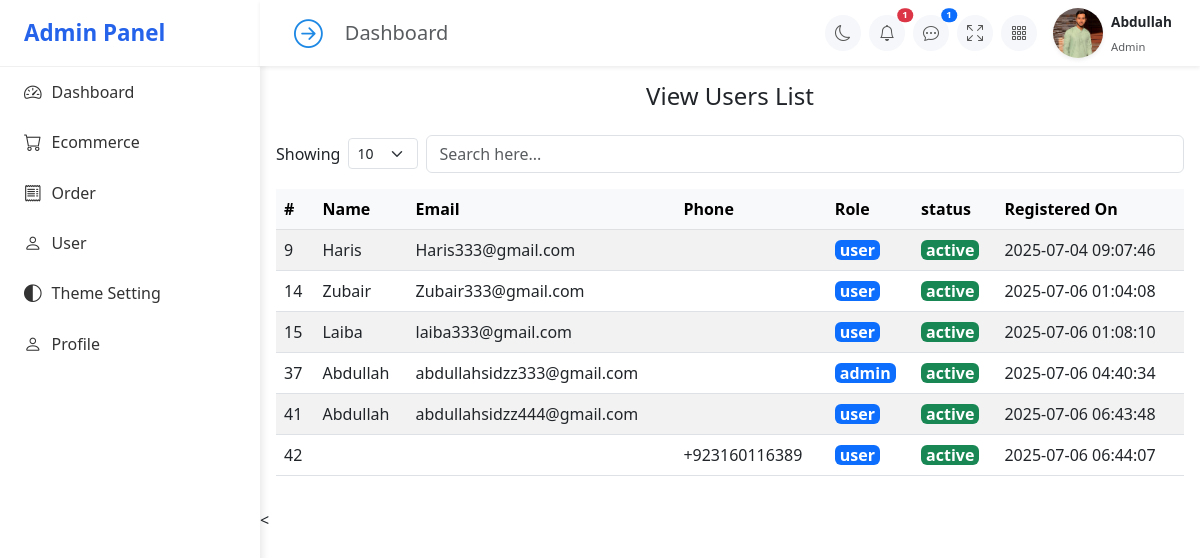
/Server/Admin-Panel/Users.php (signed in), run on an earlier commit of the app's database.
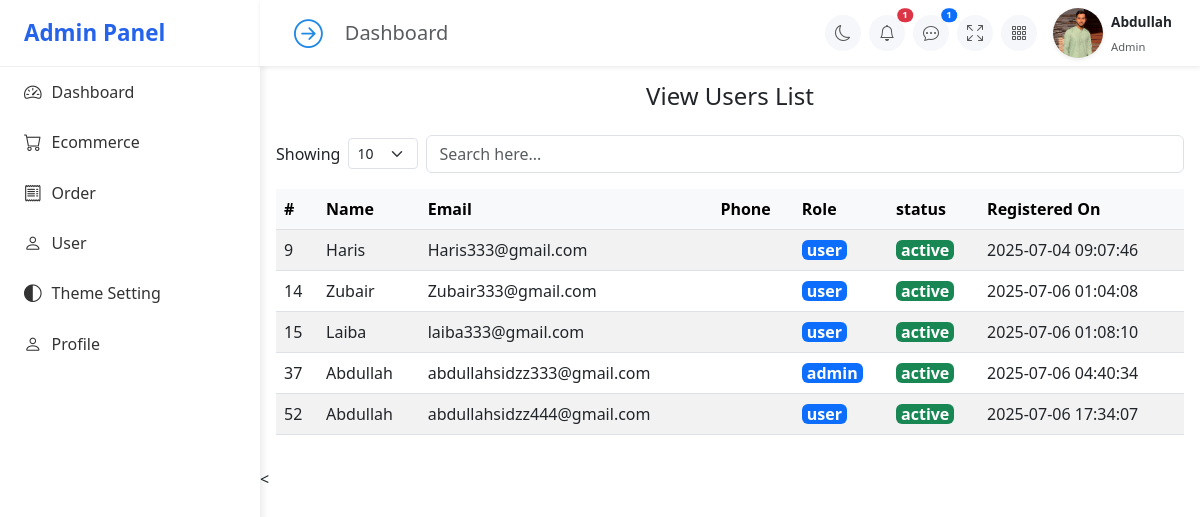
And on a later commit of the database.
### tables this page shows
CREATE TABLE `users` (
  `id` int(11) NOT NULL,
  `name` varchar(100) NOT NULL,
  `email` varchar(100) NOT NULL,
  `password` varchar(255) NOT NULL,
  `phone` varchar(20) DEFAULT NULL,
  `role` enum('user','admin') DEFAULT 'user',
  `status` enum('active','inactive') DEFAULT 'active',
  `created_at` datetime DEFAULT current_timestamp(),
  `updated_at` datetime DEFAULT current_timestamp() ON UPDATE current_timestamp(),
  `user_profile` varchar(255) NOT NULL DEFAULT ''
);

### Server/Admin-Panel/Users.php (the view, shortened to what this page needs)
<?php
include("./Sidebar.php");
?>
<div class="container  p-3">
  <h4 class="mb-4 text-center ">View Users List</h4>
  <div class="d-flex justify-content-between align-items-center mb-3 flex-wrap gap-2 table-control-wrapper">
    <div class="d-flex align-items-center gap-2 flex-wrap">
      <label for="showEntries">Showing</label>
      <select id="showEntries" class="form-select form-select-sm" style="width: 70px;">
        <option selected>10</option>
      </select>
    </div>
    <input type="text" class="form-control w-50 flex-grow-1 " placeholder="Search here..." />
  </div>
  <div class="table-responsive">
    <table class="table table-hover   table-striped align-middle">
      <thead class="table-light">
        <tr>
          <th>#</th>
          <th>Name</th>
          <th>Email</th>
          <th>Phone</th>
          <th>Role</th>
          <th>status</th>
          <th>Registered On</th>
        </tr>
      </thead>
      <tbody>
        <?php
        $sql = "SELECT * from users";
        $result = $conn->query($sql);
        while ($row = $result->fetch_assoc()) {
        ?>
          <tr>
            <td><?= $row['id'] ?></td>
            <td><?= $row['name'] ?></td>
            <td><?= $row['email'] ?></td>
            <td><?= $row['phone'] ?></td>
            <td><span class="badge bg-primary fs-6"><?= $row['role'] ?></span></td>
            <td><span class="badge bg-success fs-6"><?= $row['status'] ?></span></td>
            <td><?= $row['created_at'] ?></td>
          </tr>
        <?php
        }
        ?>
      </tbody>
    </table>
  </div>
</div>
<

### Server/Admin-Panel/Sidebar.php (shortened to what this page needs)
<?php
include("./config/db.php");
if (isset($_SESSION['admin_id'])) {
  $admin_id = $_SESSION['admin_id'] ?? "";
  $sql = "SELECT * FROM users WHERE id = $admin_id  ";
  $result = $conn->query($sql);
  if ($row = $result->fetch_assoc()) {
    $adminName = $row['name'];
  }
}else{
  header("Location: ../Client/login.php");
  exit();
}
?>
<div class="sidebar active " id="sidebar">
  <div class="logo ">Admin Panel</div>
  <div id="sidebarAccordion">
    <ul class="nav flex-column">
      <li class="nav-item">
        <a class="nav-link" href="./Dashbboard.php">
          <i class="bi bi-speedometer2"></i> Dashboard
        </a>
      </li>
      <li class="nav-item">
        <a class="nav-link" data-bs-toggle="collapse" href="#ecommerceMenu" role="button">
          <i class="bi bi-cart"></i> Ecommerce
        </a>
      </li>
      <li class="nav-item">
        <a class="nav-link" data-bs-toggle="collapse" href="#orderMenu" role="button">
          <i class="bi bi-receipt"></i> Order
        </a>
      </li>
      <li class="nav-item">
        <a class="nav-link" data-bs-toggle="collapse" href="#userMenu" role="button">
          <i class="bi bi-person"></i> User
        </a>
      </li>
      <li class="nav-item">
        <a class="nav-link" data-bs-toggle="collapse" href="#theme" role="button">
          <i class="bi bi-circle-half"></i>Theme Setting
        </a>
      </li>
      <li class="nav-item">
        <a class="nav-link" href="#"><i class="bi bi-person"></i> Profile</a>
      </li>
    </ul>
  </div>
</div>
<div class="content-wrapper shifted" id="contentWrapper">
<nav class="navbar navbar-expand-lg navbar-light bg-white shadow-sm px-3 py-2 sticky-top">
  <div class="container-fluid d-flex align-items-center">
    <button id="sidebarToggle" class="sidebar-toggle-btn me-3">
      <i id="toggleIcon" class="bi bi-arrow-right-circle"></i>
    </button>
    <div class="flex-grow-1 me-3">
      <h5 class="mb-0 text-muted">Dashboard</h5>
    </div>
    <ul class="navbar-nav flex-row align-items-center gap-2">
      <li class="nav-item">
        <a class="nav-link icon-btn" href="#">
          <i class="bi bi-moon"></i>
        </a>
      </li>
      <li class="nav-item position-relative">
        <a class="nav-link icon-btn" href="#">
          <i class="bi bi-bell"></i>
          <span class="badge bg-danger rounded-pill position-absolute top-0 start-100 translate-middle">1</span>
        </a>
      </li>
      <li class="nav-item position-relative">
        <a class="nav-link icon-btn" href="#">
          <i class="bi bi-chat-dots"></i>
          <span class="badge bg-primary rounded-pill position-absolute top-0 start-100 translate-middle">1</span>
        </a>
      </li>
      <li class="nav-item">
        <a class="nav-link icon-btn" href="#">
          <i class="bi bi-arrows-fullscreen"></i>
        </a>
      </li>
      <li class="nav-item">
        <a class="nav-link icon-btn" href="#">
          <i class="bi bi-grid-3x3-gap"></i>
        </a>
      </li>
      <li class="nav-item d-flex align-items-center ms-2">
        <img src="./assets/Images/Abdullah.jpg"
             class="shadow-sm me-2"
             style="border-radius: 50%; object-fit: cover;"
             width="50" height="50" alt="User">
        <div class="user-info">
          <span class="fw-semibold"><?= $adminName ?></span><br>
          <small class="text-muted">Admin</small>
        </div>
      </li>
    </ul>
  </div>
</nav>

### Server/Admin-Panel/Assets/CSS/admin.css (style rules this page uses)
.sidebar { position: fixed; top: 0; left: -260px; width: 260px; height: 100%; background-color: #fff; box-shadow: 2px 0 8px rgba(0,0,0,0.1); transition: left 0.3s ease; z-index: 1000; overflow-y: auto; }
.sidebar.active { left: 0; }
.sidebar .logo { padding: 1rem 1.5rem; font-size: 1.4rem; font-weight: bold; color: #2563EB ; border-bottom: 1px solid #f0f0f0; }
.sidebar .nav-link { padding: 0.75rem 1.5rem; color: #333; font-weight: 500; display: flex; align-items: center; }
.sidebar .nav-link i { margin-right: 10px; font-size: 1.1rem; }
.content-wrapper { margin-left: 0; transition: margin-left 0.3s ease; }
.content-wrapper.shifted { margin-left: 260px; }
.sidebar-toggle-btn { border: none; background: transparent; font-size: 1.8rem; color: #1e88e5; cursor: pointer; transition: transform 0.3s ease, color 0.3s ease; }
.icon-btn { background-color: #f5f7fa; border-radius: 50%; width: 36px; height: 36px; display: flex; align-items: center; justify-content: center; color: #555; position: relative; transition: all 0.2s ease; }
.badge { font-size: 0.6rem; padding: 2px 5px; }
.user-info span { font-size: 0.85rem; }
.user-info small { font-size: 0.7rem; }

### Server/Admin-Panel/Sidebar.php (style rules this page uses)
.content-wrapper { margin-left: 0; transition: margin-left 0.3s ease; }
.content-wrapper.shifted { margin-left: 260px; }
.sidebar-toggle-btn { border: none; background: transparent; font-size: 1.8rem; color: #1e88e5; cursor: pointer; transition: transform 0.3s ease, color 0.3s ease; }
.icon-btn { background-color: #f5f7fa; border-radius: 50%; width: 36px; height: 36px; display: flex; align-items: center; justify-content: center; color: #555; position: relative; transition: all 0.2s ease; }
.badge { font-size: 0.6rem; padding: 2px 5px; }
.user-info span { font-size: 0.85rem; }
.user-info small { font-size: 0.7rem; }
.sidebar { position: fixed; top: 0; left: -260px; width: 260px; height: 100%; background-color: #fff; box-shadow: 2px 0 8px rgba(0, 0, 0, 0.1); transition: left 0.3s ease; z-index: 1000; overflow-y: auto; }
.sidebar { left: -260px; }
.sidebar.active { left: 0; }
.sidebar .logo { padding: 1rem 1.5rem; font-size: 1.4rem; font-weight: bold; color: #2563EB; border-bottom: 1px solid #f0f0f0; text-decoration: none; }
.sidebar .nav-link { padding: 0.75rem 1.5rem; color: #333; font-weight: 500; display: flex; align-items: center; }
.sidebar .nav-link i { margin-right: 10px; font-size: 1.1rem; }

What changed in the data, as far as the page shows it:
removed users: id "41", name "Abdullah", email "abdullahsidzz444@gmail.com", role "user", status "active", created_at "2025-07-06 06:43:48"
removed users: id "42", phone "+923160116389", role "user", status "active", created_at "2025-07-06 06:44:07"
added users: id "52", name "Abdullah", email "abdullahsidzz444@gmail.com", role "user", status "active", created_at "2025-07-06 17:34:07"
